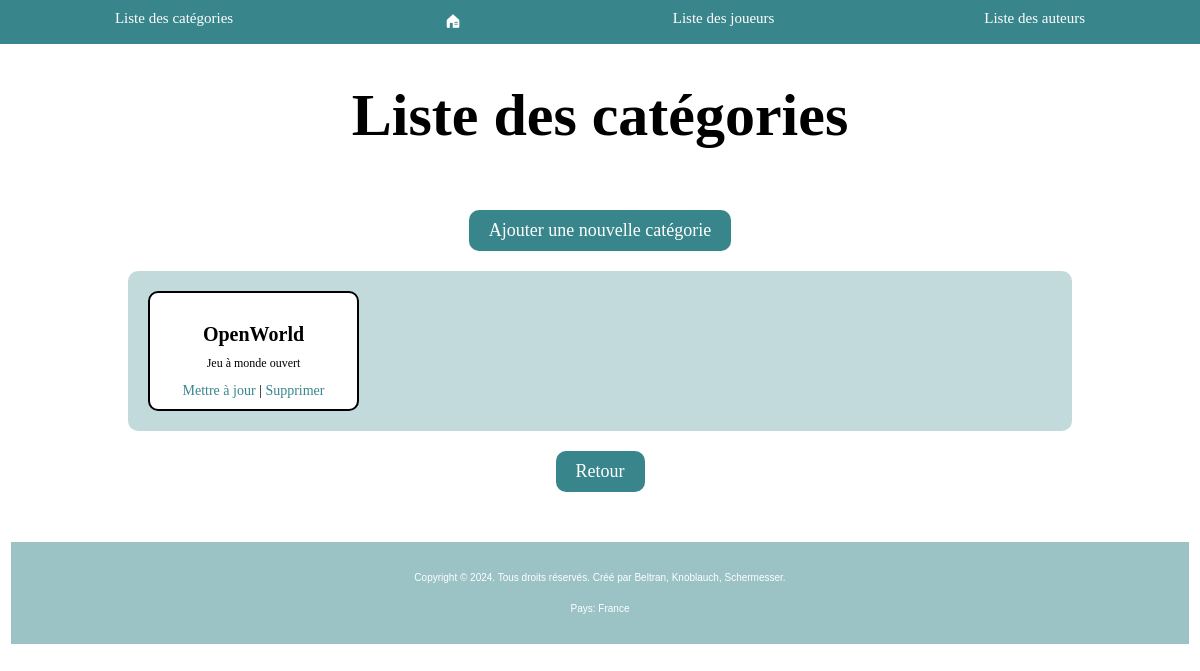
/index_categories/, run on an earlier commit of the app's database.
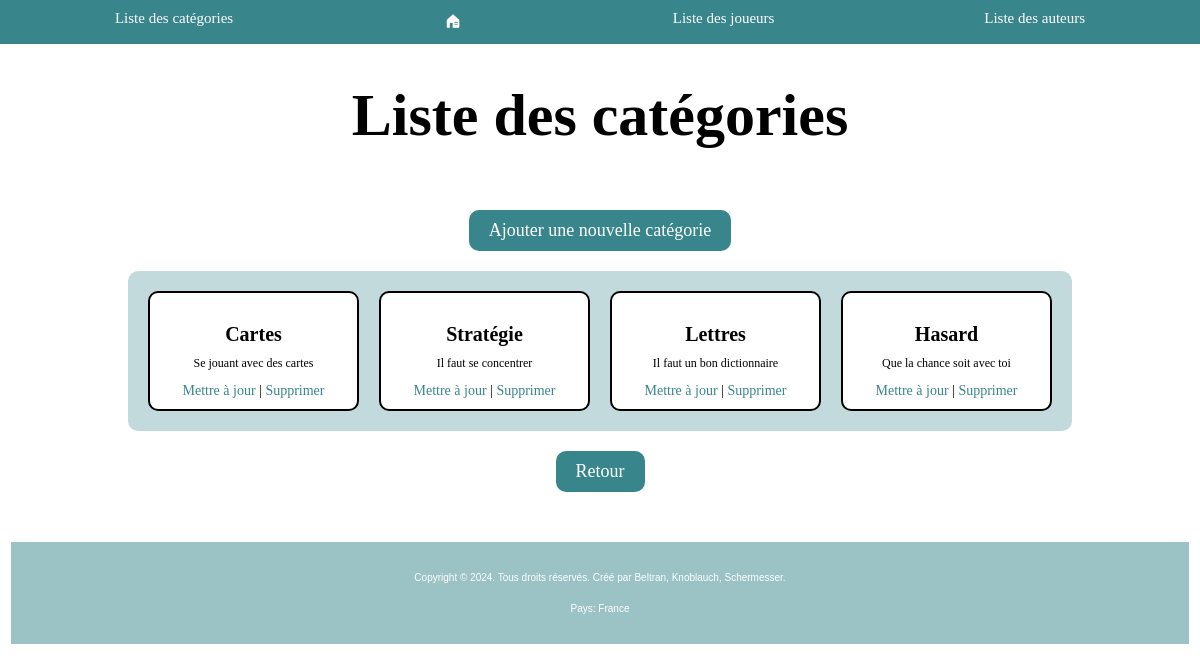
And on a later commit of the database.
### ludotheque/models.py (models this page shows, shortened)
class Categories(models.Model):
    nom = models.CharField(max_length=100)
    desc = models.TextField(blank=True, null=True)

### ludotheque/views_categories.py (the view)
# urls.py: path('index_categories/', views_categories.categories_index),
def categories_index(request):
    liste = list(models.Categories.objects.all())
    return render(request, "categories/index.html", {"liste" : liste})

### ludotheque/templates/categories/index.html (shortened to what this page needs)
<!DOCTYPE html>
<html lang="en">
{% load static %}
<head>
    <link rel="stylesheet" type="text/css" href="{% static 'main.css' %}"/>
</head>
<body>
{% include 'main_nav.html' %}
<div class="containerSecond">
    <h1 class="mainTitle">Liste des catégories</h1>
    <a class="addButton" href="/ajout_categories/">Ajouter une nouvelle catégorie</a>
    <article class="categoryList">
        {% for c in liste %}
            <div class="categoryItem">
                <p class="categoryName">{{ c.nom }}</p>
                <p class="categoryDesc">{{ c.desc }}</p>
                <div class="categoryActions">
                    <a class="edit" href="/update_categories/{{ c.id }}">Mettre à jour</a> |
                    <a class="edit" href="/delete_categories/{{ c.id }}">Supprimer</a>
                </div>
            </div>
        {% endfor %}
    </article>
    <a class="backButton" href="/">Retour</a>
{% include 'main_footer.html' %}
</div>
</body>
</html>

What changed in the data, as far as the page shows it:
removed Categories: nom "OpenWorld", desc "Jeu à monde ouvert"
added Categories: nom "Cartes", desc "Se jouant avec des cartes"
added Categories: nom "Stratégie", desc "Il faut se concentrer"
added Categories: nom "Lettres", desc "Il faut un bon dictionnaire"
added Categories: nom "Hasard", desc "Que la chance soit avec toi"
